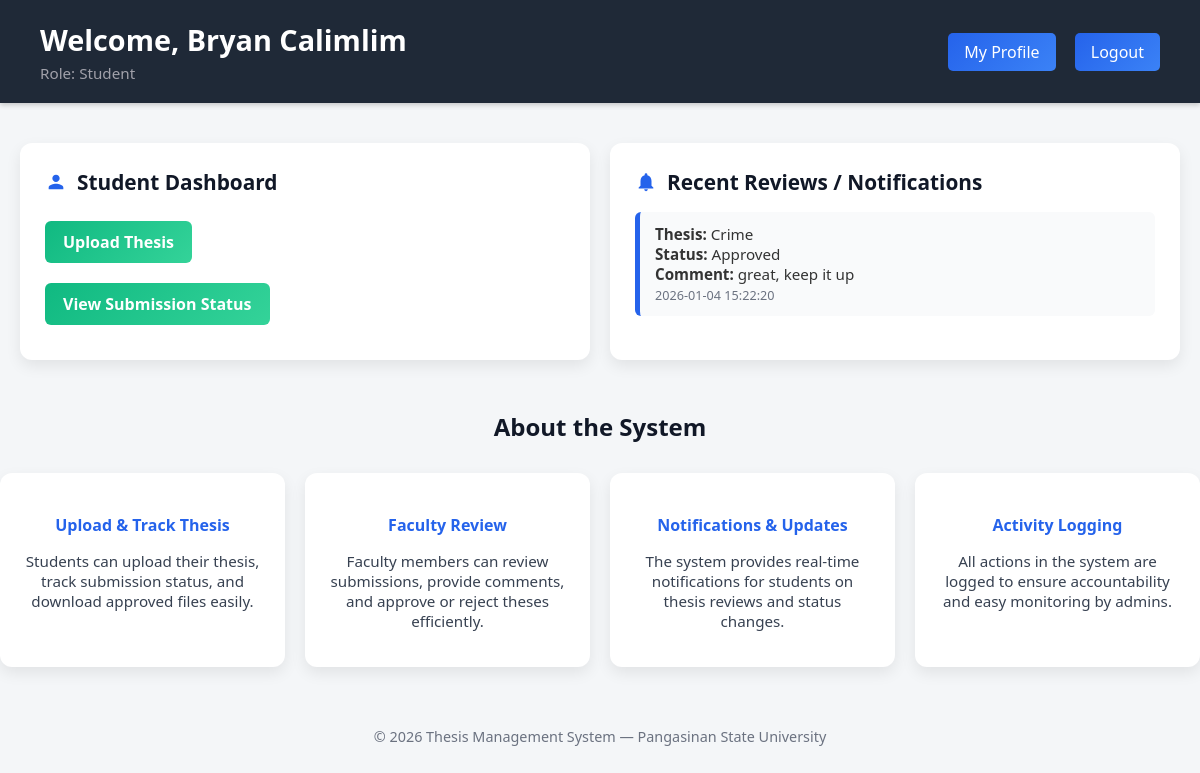
The page /dashboard.php (signed in) on the database its author committed.
### tables this page shows
CREATE TABLE `review_logs` (
  `id` int(11) NOT NULL,
  `thesis_id` int(11) NOT NULL,
  `reviewer_id` int(11) NOT NULL,
  `comment` text DEFAULT NULL,
  `action` enum('Approved','Rejected','Commented') DEFAULT NULL,
  `created_at` timestamp NOT NULL DEFAULT current_timestamp()
);

CREATE TABLE `thesis` (
  `id` int(11) NOT NULL,
  `student_id` int(11) NOT NULL,
  `title` varchar(255) NOT NULL,
  `abstract` text DEFAULT NULL,
  `keywords` varchar(255) DEFAULT NULL,
  `adviser_id` int(11) DEFAULT NULL,
  `course` varchar(100) DEFAULT NULL,
  `department_id` int(11) DEFAULT NULL,
  `file` varchar(255) DEFAULT NULL,
  `status` enum('Pending','Approved','Rejected') DEFAULT 'Pending',
  `created_at` timestamp NOT NULL DEFAULT current_timestamp()
);

### dashboard.php (the view, shortened to what this page needs)
<?php
include 'database.php';
$role = $_SESSION['role'];
$fullname = $_SESSION['fullname'];
?>
<!DOCTYPE html>
<html lang="en">
<head>
</head>
<body>
<header>
    <div class="header-left">
        <h2>Welcome, <?php echo $fullname; ?></h2>
        <span>Role: <?php echo $role; ?></span>
    </div>
    <nav>
        <a href="profile.php">My Profile</a>
        <a href="logout.php">Logout</a>
    </nav>
</header>
<div class="container">
<?php if($role == "Student"): ?>
    <div class="card student">
        <h3>
            <svg viewBox="0 0 24 24"><path d="M12 12c2.21 0 4-1.79 4-4S14.21 4 12 4 8 5.79 8 8s1.79 4 4 4zm0 2c-2.67 0-8 1.34-8 4v2h16v-2c0-2.66-5.33-4-8-4z"/></svg>
            Student Dashboard
        </h3>
        <a href="upload_thesis.php">Upload Thesis</a><br>
        <a href="view_status.php">View Submission Status</a>
    </div>
    <div class="card">
        <h3>
            <svg viewBox="0 0 24 24"><path d="M12 22c1.1 0 2-.9 2-2h-4a2 2 0 002 2zm6-6v-5c0-3.07-1.64-5.64-4.5-6.32V4a1.5 1.5 0 00-3 0v.68C7.63 5.36 6 7.92 6 11v5l-2 2v1h16v-1l-2-2z"/></svg>
            Recent Reviews / Notifications
        </h3>
        <?php
        $stmt = $conn->prepare("
            SELECT r.comment, r.action, t.title, r.created_at
            FROM review_logs r
            INNER JOIN thesis t ON r.thesis_id = t.id
            WHERE t.student_id = ?
            ORDER BY r.created_at DESC
            LIMIT 5
        ");
        $stmt->bind_param("i", $_SESSION['user_id']);
        $stmt->execute();
        $reviews = $stmt->get_result();
        ?>
        <?php if($reviews->num_rows > 0): ?>
            <ul class="notifications">
                <?php while($row = $reviews->fetch_assoc()): ?>
                    <li>
                        <strong>Thesis:</strong> <?php echo $row['title']; ?><br>
                        <strong>Status:</strong> <?php echo $row['action']; ?><br>
                        <strong>Comment:</strong> <?php echo $row['comment']; ?><br>
                        <small><?php echo $row['created_at']; ?></small>
                    </li>
                <?php endwhile; ?>
            </ul>
        <?php else: ?>
            <p>No new notifications.</p>
        <?php endif; ?>
    </div>
<?php endif; ?>
</div>
<div class="about-system">
    <h2>About the System</h2>
    <div class="about-system-cards">
        <div class="about-card">
            <h4>Upload & Track Thesis</h4>
            <p>Students can upload their thesis, track submission status, and download approved files easily.</p>
        </div>
        <div class="about-card">
            <h4>Faculty Review</h4>
            <p>Faculty members can review submissions, provide comments, and approve or reject theses efficiently.</p>
        </div>
        <div class="about-card">
            <h4>Notifications & Updates</h4>
            <p>The system provides real-time notifications for students on thesis reviews and status changes.</p>
        </div>
        <div class="about-card">
            <h4>Activity Logging</h4>
            <p>All actions in the system are logged to ensure accountability and easy monitoring by admins.</p>
        </div>
    </div>
</div>
<footer>
    &copy; <?php echo date('Y'); ?> Thesis Management System — Pangasinan State University
</footer>
</body>
</html>

### dashboard.php (style rules this page uses)
body { font-family: 'Segoe UI', Tahoma, Geneva, Verdana, sans-serif; margin: 0; padding: 0; background-color: #f4f6f8; color: #333; }
a { text-decoration: none; transition: 0.3s; }
h2, h3 { margin: 0; padding: 0; }
header { background-color: #1f2937; color: #fff; padding: 20px 40px; display: flex; justify-content: space-between; align-items: center; box-shadow: 0 2px 5px rgba(0,0,0,0.2); }
.header-left { display: flex; flex-direction: column; }
.header-left h2 { font-size: 1.8rem; }
.header-left span { font-size: 0.95rem; color: #a1a1aa; margin-top: 4px; }
header nav a { margin-left: 15px; padding: 8px 16px; background: linear-gradient(135deg, #2563eb, #3b82f6); border-radius: 5px; color: #fff; }
.container { max-width: 1200px; margin: 40px auto; padding: 0 20px; display: grid; grid-template-columns: repeat(auto-fit, minmax(280px, 1fr)); gap: 20px; }
.card { background-color: #fff; padding: 25px; border-radius: 12px; box-shadow: 0 6px 15px rgba(0,0,0,0.08); transition: transform 0.3s, box-shadow 0.3s; }
.card h3 { color: #111827; margin-bottom: 15px; font-size: 1.3rem; display: flex; align-items: center; }
.card h3 svg { margin-right: 10px; width: 22px; height: 22px; fill: #2563eb; }
.card a { display: inline-block; margin: 10px 0; padding: 10px 18px; border-radius: 6px; background: linear-gradient(135deg, #10b981, #34d399); color: #fff; font-weight: bold; transition: 0.3s; }
ul.notifications { list-style: none; padding-left: 0; }
ul.notifications li { background-color: #f9fafb; padding: 12px 15px; border-left: 5px solid #2563eb; border-radius: 6px; margin-bottom: 12px; font-size: 0.95rem; }
ul.notifications li small { color: #6b7280; }
footer { text-align: center; padding: 20px 0; margin: 40px auto 20px; font-size: 0.9rem; color: #6b7280; }
.student a { background: linear-gradient(135deg, #10b981, #34d399); }
.about-system { margin-top: 50px; }
.about-system h2 { text-align: center; color: #111827; margin-bottom: 30px; }
.about-system-cards { display: grid; grid-template-columns: repeat(auto-fit, minmax(250px, 1fr)); gap: 20px; }
.about-card { background-color: #fff; padding: 20px; border-radius: 12px; box-shadow: 0 6px 15px rgba(0,0,0,0.08); transition: transform 0.3s, box-shadow 0.3s; text-align: center; }
.about-card h4 { color: #2563eb; margin-bottom: 12px; }
.about-card p { font-size: 0.95rem; color: #374151; }

### rows shown on the page
review_logs: thesis.title "Crime", action "Approved", comment "great, keep it up", created_at "2026-01-04 15:22:20"

### other values the page prints
$fullname "Bryan Calimlim"
$role "Student"
